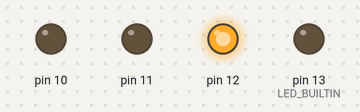
The sketch below on a simulated Arduino Uno, built with avr-gcc and run on an emulated ATmega328P. Shown: output pins drawn as LEDs (lit = HIGH).

Above: at 0.4 s.
At 1.4 s:
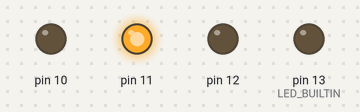
At 2.7 s:
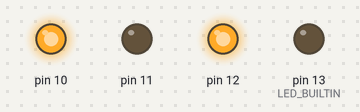
At 5.0 s:
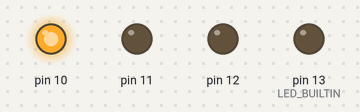
Timing chart, 0 to 6.4 s (numbered marks = the images above):
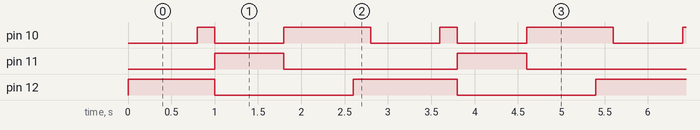

Measured:
- by itself, pin 10: repeats every 2.8 s: LOW 0.80 s, HIGH 1.0 s, LOW 0.80 s, HIGH 0.20 s
- by itself, pin 11: alternates HIGH for 0.80 s and LOW for 2.0 s
- by itself, pin 12: repeats every 2.8 s: LOW 1.6 s, HIGH 1.2 s

The sketch:

ledRGB.ino
```cpp
// C++ code
//
void setup()
{
  pinMode(LED_BUILTIN, OUTPUT);
  pinMode(12, OUTPUT);
  pinMode(11, OUTPUT);
  pinMode(10, OUTPUT);
}

void loop()
{
  digitalWrite(12, HIGH);
  delay(800);
  digitalWrite(10, HIGH);
  delay(200);
  digitalWrite(10, LOW);
  digitalWrite(12, LOW);
  digitalWrite(11, HIGH);
  delay(800);
  digitalWrite(11, LOW);
  digitalWrite(10, HIGH);
  delay(800);
  digitalWrite(12, HIGH);
  delay(200);
  digitalWrite(12, LOW);
  digitalWrite(10, LOW);
}
```
